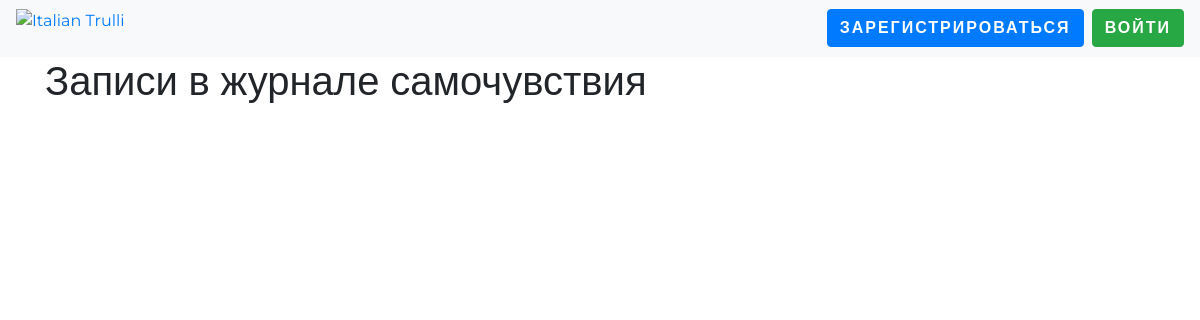
Before: / with the older database file.
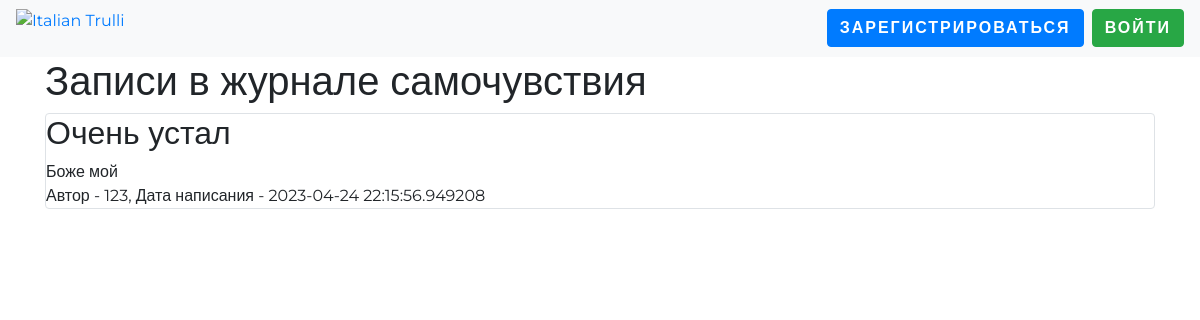
After: the same page with the newer database file.
### data/news.py (models this page shows)
class News(SqlAlchemyBase):
    __tablename__ = 'news'
    id = sqlalchemy.Column(sqlalchemy.Integer, primary_key=True, autoincrement=True)
    title = sqlalchemy.Column(sqlalchemy.String, nullable=True)
    content = sqlalchemy.Column(sqlalchemy.String, nullable=True)
    created_date = sqlalchemy.Column(sqlalchemy.DateTime, default=datetime.datetime.now)
    is_private = sqlalchemy.Column(sqlalchemy.Boolean, default=True)
    user_id = sqlalchemy.Column(sqlalchemy.Integer, sqlalchemy.ForeignKey("users.id"))
    user = orm.relationship('User')
    categories = orm.relationship("Category", secondary="association", backref="news")

### data/users.py (models this page shows, shortened)
class User(SqlAlchemyBase, UserMixin):
    __tablename__ = 'users'
    id = sqlalchemy.Column(sqlalchemy.Integer, primary_key=True, autoincrement=True)
    name = sqlalchemy.Column(sqlalchemy.String, nullable=True)
    about = sqlalchemy.Column(sqlalchemy.String, nullable=True)
    email = sqlalchemy.Column(sqlalchemy.String, index=True, unique=True, nullable=True)
    hashed_password = sqlalchemy.Column(sqlalchemy.String, nullable=True)
    created_date = sqlalchemy.Column(sqlalchemy.DateTime, default=datetime.datetime.now)
    news = orm.relationship("News", back_populates='user')

### mai1n.py (the view)
@app.route("/")
def index():
    db_sess = db_session.create_session()
    if current_user.is_authenticated:
        news = db_sess.query(News).filter((News.user == current_user) | (News.is_private != True))
    else:
        news = db_sess.query(News).filter(News.is_private != True)
    return render_template("index.html", news=news)

### data/db_session.py (called while the page is built)
def create_session() -> Session:
    global __factory
    return __factory()

### templates/index.html (shortened to what this page needs)
{% extends "base.html" %}
{% block content %}
    <h1>Записи в журнале самочувствия</h1>
    {% for item in news %}
        <div class="col-md6 border rounded">
            <h2>{{ item.title }}</h2>
            <div>
                {{ item.content }}
            </div>
            <div>
                Автор - {{ item.user.name }}, Дата написания - {{ item.created_date }}
            </div>
        </div>
    {% endfor %}
{% endblock %}

Changed rows visible on the page:
now on this page (row edited): News: title "Очень устал", content "Боже мой", user.name "123", created_date "2023-04-24 22:15:56.949208"
